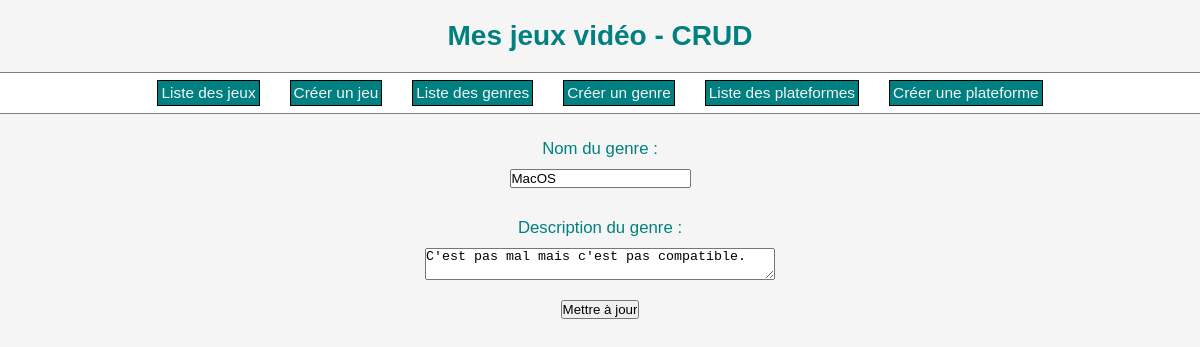
Page /editplatform.php?ID=2 on the committed database.
### tables this page shows
CREATE TABLE `plateformes` (
  `plateformes_ID` tinyint(3) UNSIGNED NOT NULL,
  `plateformes_name` varchar(80) NOT NULL,
  `plateformes_description` text NOT NULL
);

### editplatform.php (the view, shortened to what this page needs)
<!DOCTYPE html>
<html lang="fr">
<head>
	<link rel="stylesheet" href="style.css">
</head>
<body>
	<?php
		require_once("dbinit.php");
		$ID = intval($_GET["ID"]);
		$requete = "SELECT * FROM plateformes WHERE plateformes_ID = " . $ID . " LIMIT 1";
		$result = $pdo->query($requete);
		$line = $result->fetch();
		require_once("menu.php");
	?>
		<form method="POST" action ="" class="create">
			<label for="platformName">Nom du genre :</label>
			<input name="platformName" value="<?php echo $line["plateformes_name"]; ?>">
			<label for="platformDescription">Description du genre :</label>
			<textarea name="platformDescription"><?php echo $line["plateformes_description"]; ?></textarea>
			<input type="submit" value="Mettre à jour">
		</form>
</body>
</html>

### style.css (style rules this page uses)
* { box-sizing: border-box; margin: 0; padding: 0; }
body { background-color: whitesmoke; font-family: Tahoma, sans-serif; font-size: 14px; color: teal; display: flex; flex-direction: column; align-items: center; }
.create { margin: 10px; display: flex; flex-direction: column; align-items: center; }
.create>label { margin: 15px 0px 5px; font-size: 1.2em; }
.create>input { margin: 5px 0px 15px; }
.create>textarea { margin: 5px 0px 15px; width: 350px; }

### rows in the picture
plateformes: platformName "MacOS", platformDescription "C'est pas mal mais c'est pas compatible."
